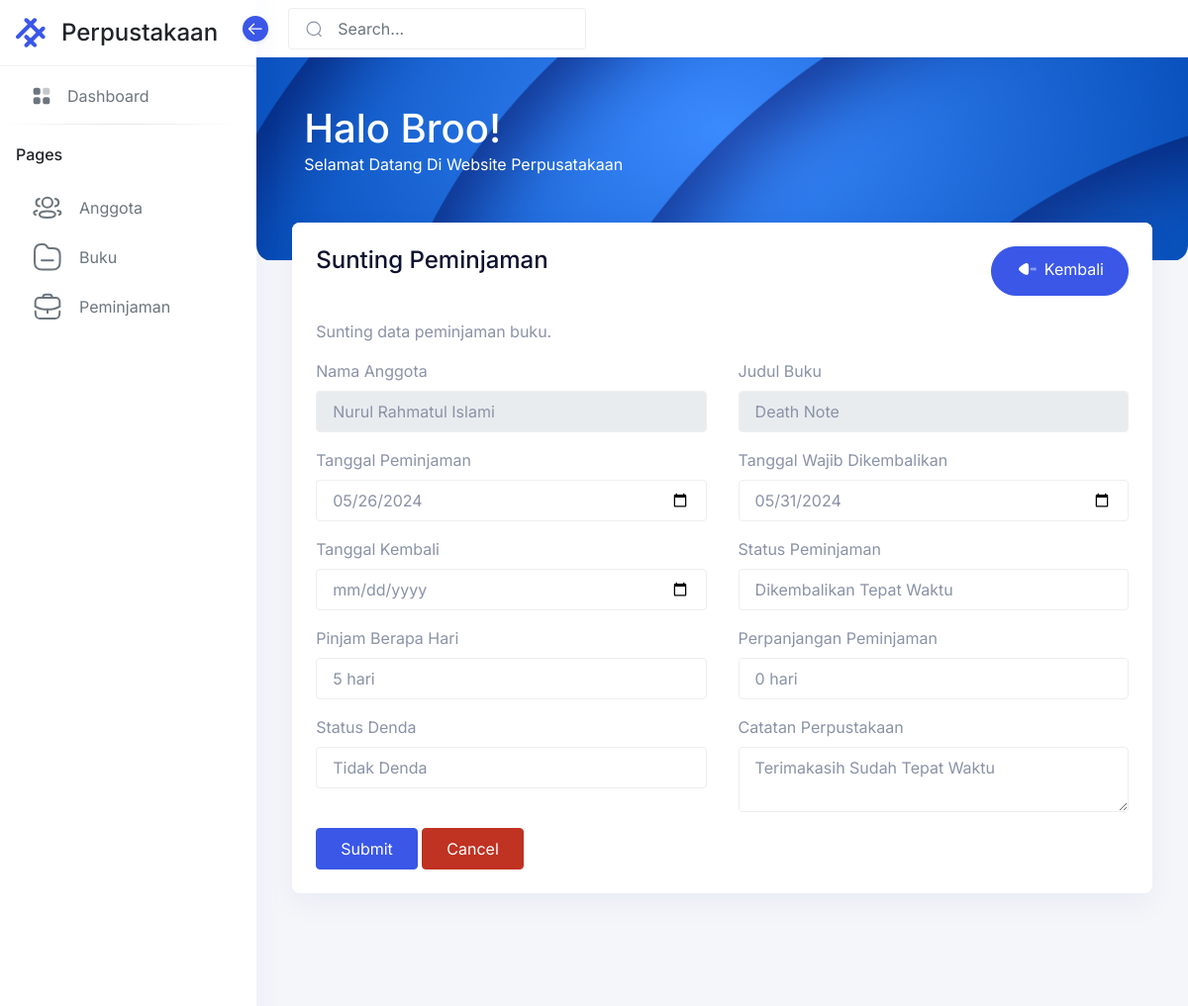
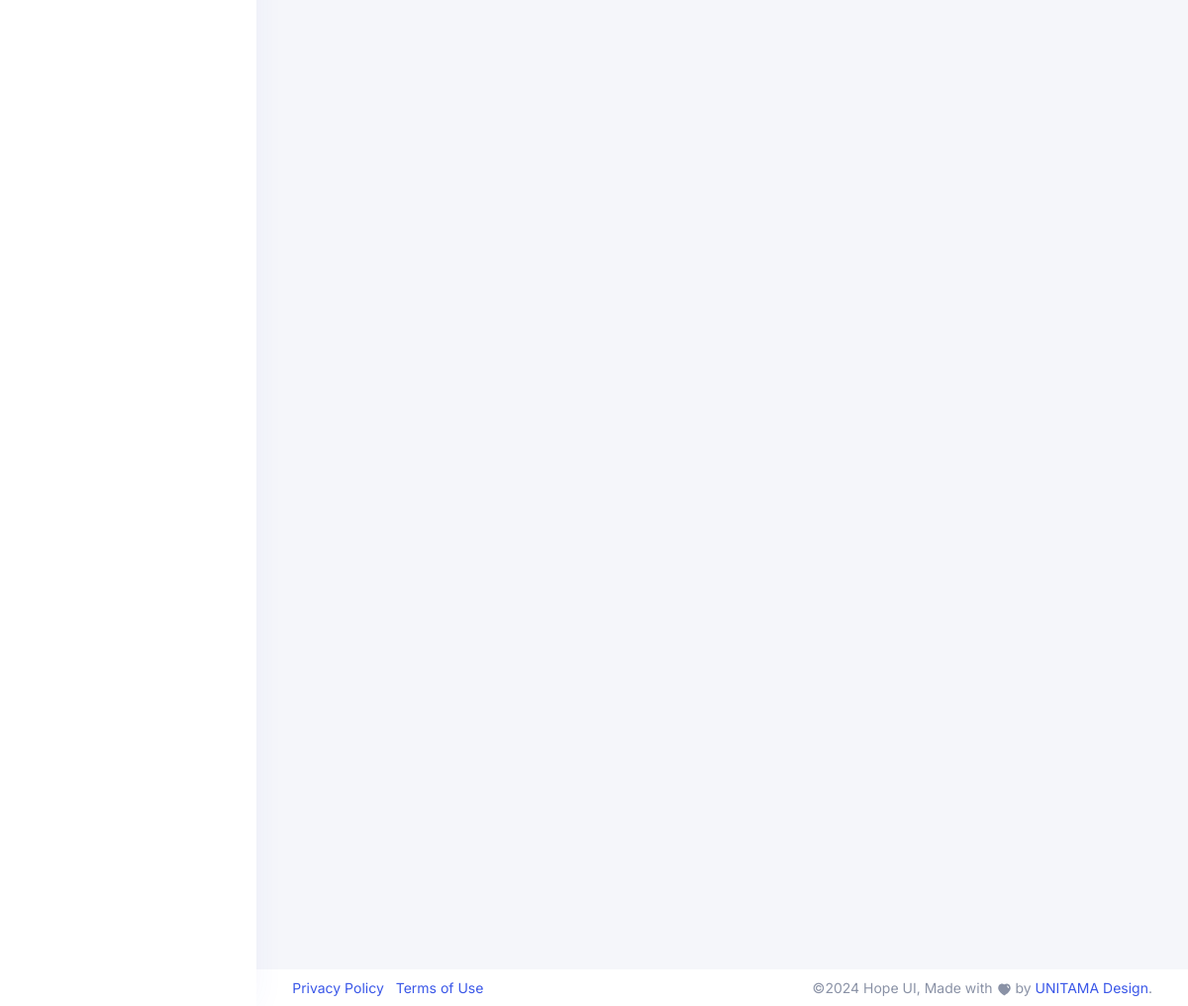
Page /peminjaman/edit.php?id=9 on the committed database (2 pictures, top to bottom).
### tables this page shows
CREATE TABLE IF NOT EXISTS `peminjaman` (
  `id_peminjaman` int NOT NULL AUTO_INCREMENT,
  `id_anggota` int DEFAULT NULL,
  `id_buku` int DEFAULT NULL,
  `tanggal_peminjaman` date DEFAULT NULL,
  `tanggal_wajib_dikembalikan` date DEFAULT NULL,
  `tanggal_kembali` date DEFAULT NULL,
  `status_peminjaman` enum('Dipinjam','Dikembalikan Tepat Waktu','Terlambat Dikembalikan') DEFAULT NULL,
  `pinjam_berapa_hari` varchar(50) DEFAULT NULL,
  `perpanjangan_peminjaman` varchar(50) DEFAULT NULL,
  `status_denda` enum('Tidak Denda','Kena Denda') DEFAULT NULL,
  `catatan_perpustakaan` text,
  PRIMARY KEY (`id_peminjaman`)
);

CREATE TABLE IF NOT EXISTS `anggota` (
  `id_anggota` int NOT NULL AUTO_INCREMENT,
  `nama` varchar(50) DEFAULT NULL,
  `alamat` text,
  `no_telp` varchar(50) DEFAULT NULL,
  `email` varchar(50) DEFAULT NULL,
  `jenis_kelamin` enum('0','1') DEFAULT NULL,
  PRIMARY KEY (`id_anggota`) USING BTREE
);

CREATE TABLE IF NOT EXISTS `buku` (
  `id_buku` int NOT NULL AUTO_INCREMENT,
  `judul` varchar(255) DEFAULT NULL,
  `penulis` varchar(255) DEFAULT NULL,
  `tahun_terbit` int DEFAULT NULL,
  `genre` varchar(255) DEFAULT NULL,
  `gambar` varchar(255) DEFAULT NULL,
  `isbn` varchar(15) DEFAULT NULL,
  `stok` int DEFAULT NULL,
  PRIMARY KEY (`id_buku`)
);

### peminjaman/edit.php (the view, shortened to what this page needs)
<?php
include "../config/koneksi.php";
$id_peminjaman = isset($_GET['id']) ? $_GET['id'] : 0;
$sql = "SELECT peminjaman.*, buku.judul, anggota.nama FROM peminjaman
        INNER JOIN buku ON buku.id_buku = peminjaman.id_buku
        INNER JOIN anggota ON anggota.id_anggota = peminjaman.id_anggota
        WHERE peminjaman.id_peminjaman = $id_peminjaman";
$query = mysqli_query($koneksi, $sql);
$data = mysqli_fetch_assoc($query);
if ($data) {
    $selected_book_title = $data['judul'];
    $selected_anggota_name = $data['nama'];
    $pinjam_berapa_hari = $data['pinjam_berapa_hari'];
    $tanggal_peminjaman = $data['tanggal_peminjaman'];
    $tanggal_wajib_dikembalikan = $data['tanggal_wajib_dikembalikan'];
    $tanggal_kembali = $data['tanggal_kembali'];
    $status_peminjaman = $data['status_peminjaman'];
    $pinjam_berapa_hari = $data['pinjam_berapa_hari'];
    $perpanjangan_peminjaman = $data['perpanjangan_peminjaman'];
    $status_denda = $data['status_denda'];
    $catatan_perpustakaan = $data['catatan_perpustakaan'];
} else {
    $id_buku = '';
    $selected_book_title = '';
    $id_anggota = '';
    $selected_anggota_name = '';
    $pinjam_berapa_hari = '';
}
?>
<!DOCTYPE html>
<html lang="en">
<?php include "../contents/header.php"; ?>
<body>
    <?php include "../contents/sidebar.php"; ?>
    <main class="main-content">
        <div class="position-relative iq-banner">
            <?php include "../contents/navbar.php" ?>
            <?php include "../contents/navbar-header.php" ?>
        </div>
        <div class="conatiner-fluid content-inner mt-n5 py-0">
            <div class="row">
                <div class="col-sm-12">
                    <div class="card">
                        <div class="card-header d-flex justify-content-between">
                            <div class="header-title">
                                <h4 class="card-title">Sunting Peminjaman</h4>
                            </div>
                            <a class="btn btn-primary rounded-pill" href="../peminjaman">
                                <span class="btn-inner">
                                </span>
                                Kembali
                            </a>
                        </div>
                        <div class="card-body">
                            <p>Sunting data peminjaman buku.</p>
                            <form action="../peminjaman/proses_edit.php" method="POST">
                                <div class="row">
                                    <div class="col-md-6">
                                        <div class="form-group">
                                            <label class="form-label" for="nama_anggota_display">Nama Anggota</label>
                                            <input type="text" class="form-control" id="nama_anggota_display" name="nama_anggota_display" value="<?php echo $selected_anggota_name; ?>" disabled>
                                        </div>
                                    </div>
                                    <div class="col-md-6">
                                        <div class="form-group">
                                            <label class="form-label" for="judul_buku">Judul Buku</label>
                                            <input type="text" class="form-control" id="judul_buku_display" name="judul_buku_display" value="<?php echo $selected_book_title; ?>" disabled>
                                        </div>
                                    </div>
                                </div>
                                <div class="row">
                                    <div class="col-md-6">
                                        <div class="form-group">
                                            <label class="form-label" for="tanggal_peminjaman">Tanggal Peminjaman</label>
                                            <input type="date" class="form-control" id="tanggal_peminjaman" value="<?php echo $tanggal_peminjaman?>" name="tanggal_peminjaman">
                                        </div>
                                    </div>
                                    <div class="col-md-6">
                                        <div class="form-group">
                                            <label class="form-label" for="tanggal_wajib_dikembalikan">Tanggal Wajib Dikembalikan</label>
                                            <input type="date" class="form-control" id="tanggal_wajib_dikembalikan" value="<?php echo $tanggal_wajib_dikembalikan ?>" name="tanggal_wajib_dikembalikan">
                                        </div>
                                    </div>
                                </div>
                                <div class="row">
                                    <div class="col-md-6">
                                        <div class="form-group">
                                            <label class="form-label" for="tanggal_kembali">Tanggal Kembali</label>
                                            <input type="date" class="form-control" id="tanggal_kembali" value="<?php $tanggal_kembali ?>" name="tanggal_kembali">
                                        </div>
                                    </div>
                                    <div class="col-md-6">
                                        <div class="form-group">
                                            <label class="form-label" for="status_peminjaman">Status Peminjaman</label>
                                            <select class="form-control" id="status_peminjaman" name="status_peminjaman">
                                                <option value="<?php echo $status_peminjaman ?>"><?php echo $status_peminjaman ?></option>
                                            </select>
                                        </div>
                                    </div>
                                </div>
                                <div class="row">
                                    <div class="col-md-6">
                                        <div class="form-group">
                                            <label class="form-label" for="pinjam_berapa_hari">Pinjam Berapa Hari</label>
                                            <input type="text" class="form-control" id="pinjam_berapa_hari" name="pinjam_berapa_hari" value="<?php echo $pinjam_berapa_hari; ?>" placeholder="Masukkan Durasi Pinjam dalam Hari...">
                                        </div>
                                    </div>
                                    <div class="col-md-6">
                                        <div class="form-group">
                                            <label class="form-label" for="perpanjangan_peminjaman">Perpanjangan Peminjaman</label>
                                            <input type="text" class="form-control" id="perpanjangan_peminjaman" name="perpanjangan_peminjaman" value="<?php echo $perpanjangan_peminjaman ?>" placeholder="Masukkan Jumlah Perpanjangan dalam Hari...">
                                        </div>
                                    </div>
                                </div>
                                <div class="row">
                                    <div class="col-md-6">
                                        <div class="form-group">
                                            <label class="form-label" for="status_denda">Status Denda</label>
                                            <select class="form-control" id="status_denda" name="status_denda">
                                                <option value="<?php echo $status_denda ?>"><?php echo $status_denda ?></option>
                                            </select>
                                        </div>
                                    </div>
                                    <div class="col-md-6">
                                        <div class="form-group">
                                            <label class="form-label" for="catatan_perpustakaan">Catatan Perpustakaan</label>
                                            <textarea class="form-control" id="catatan_perpustakaan" name="catatan_perpustakaan"placeholder="Masukkan Catatan Perpustakaan..."><?php echo $catatan_perpustakaan ?> </textarea>
                                        </div>
                                    </div>
                                </div>
                                <button type="submit" name="submit" class="btn btn-primary">Submit</button>
                                <button type="reset" class="btn btn-danger">Cancel</button>
                            </form>
                        </div>
                    </div>
                </div>
            </div>
        </div>
        <?php include "../contents/footer.php" ?>
    </main>
</body>
</html>

### rows in the picture
peminjaman: nama_anggota_display "Nurul Rahmatul Islami", judul_buku_display "Death Note", tanggal_peminjaman "05/26/2024", tanggal_wajib_dikembalikan "05/31/2024", status_peminjaman "Dikembalikan Tepat Waktu", pinjam_berapa_hari "5 hari", perpanjangan_peminjaman "0 hari", status_denda "Tidak Denda", catatan_perpustakaan "Terimakasih Sudah Tepat Waktu"
